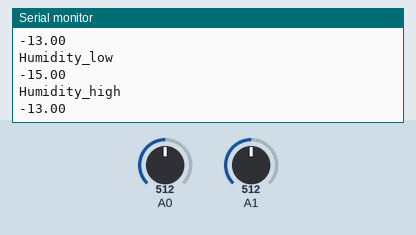
A sketch run on a simulated Arduino Uno, built with avr-gcc and run on an emulated ATmega328P. Shown: the last lines printed to the serial monitor. The test bench sets the inputs (shaded band); at power-on: A0 = 512, A1 = 512.

Above: at 1.2 s.
1.3 s: A0 set to 716
At 1.83 s:
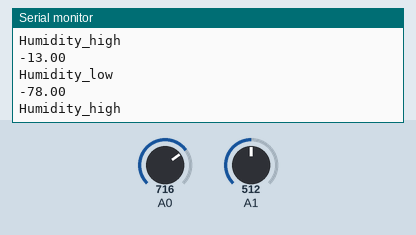
2.8 s: A1 set to 716
At 2.85 s:
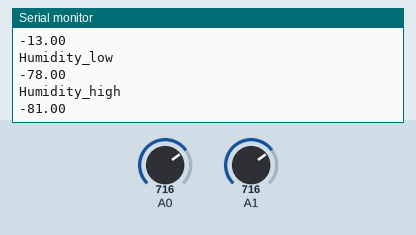
4.3 s: A0 set to 900
At 4.37 s:
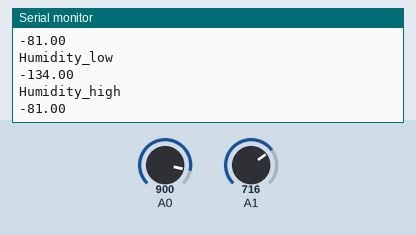
5.8 s: A1 set to 900
At 7.72 s:
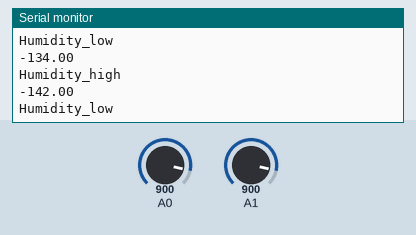
Timing chart, 0 to 8.3 s (numbered marks = the images above; inputs shaded):
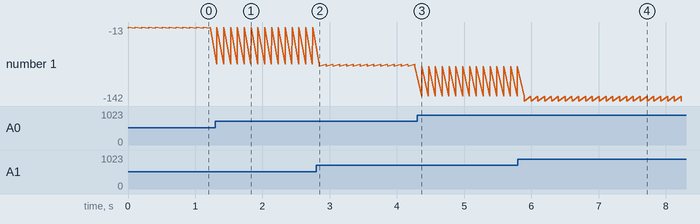

The sketch:

HUMEDAD.ino
```cpp
const int dry1 = 461;
const int wet1 = 135;
float humidity1;  // Declarar la variable humidity
float percentageHumidity1;

const int dry2 = 472;
const int wet2 = 172;
float humidity2;  // Declarar la variable humidity
float percentageHumidity2;

void setup() {
  Serial.begin(115200);
}

void loop() {
  humidity1 = analogRead(A0);  // Leer el valor analógico
  humidity2 = analogRead(A1);  // Leer el valor analógico

  percentageHumidity1 = map(humidity1, wet1, dry1, 100, 0);
  percentageHumidity2 = map(humidity2, wet2, dry2, 100, 0);

  Serial.println("Humidity_low");
  Serial.println(percentageHumidity1);   // Imprimir el valor de humedad

  Serial.println("Humidity_high");
  Serial.println(percentageHumidity2);   // Imprimir el valor de humedad

  delay(100);  // Pausar el código durante 100 milisegundos
}
```

Measured:
- after the input at 1.3 s, the serial monitor: prints a new line at once (image 1)
- after the input at 2.8 s, the serial monitor: prints a new line after 0.05 s (image 2)
- after the input at 4.3 s, the serial monitor: prints a new line after 0.07 s (image 3)
- after the input at 5.8 s, the serial monitor: prints a new line after 0.09 s (image 4)
- plotted number 1: -13 → -81 after the input at 2.8 s, -81 → -142 after the input at 5.8 s
